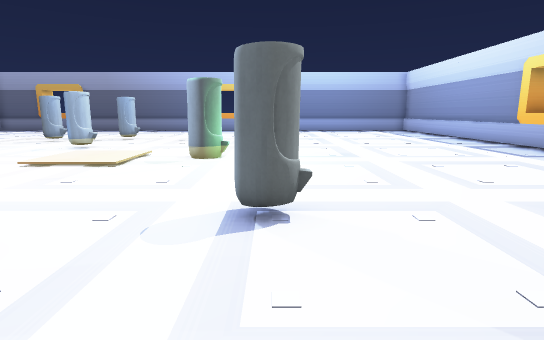
[1] (above)

17 first-person views from a walk through a level from a Godot 3-D game. The camera is 1.3 m above the floor, tilts 10° down and sees 80° across. The floor is counted in squares, 1 m on a side. Each view is taken from the middle of a square. On the plan, view 1 faces up. The plan holds only what a view shows up to about 14 squares ahead; the rest is blank. Characters and animated objects are left out.

[2]
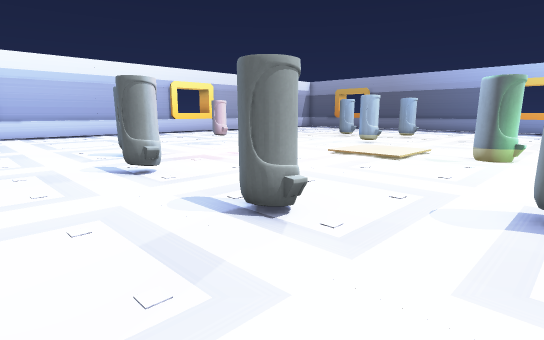

[3]
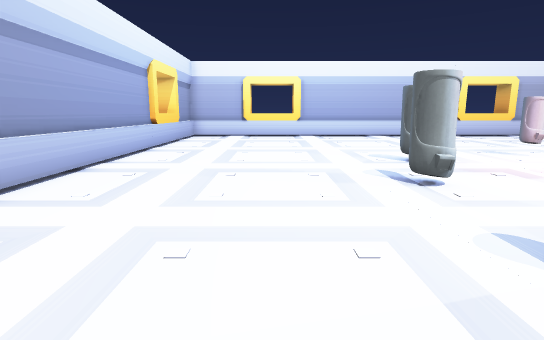

[4]
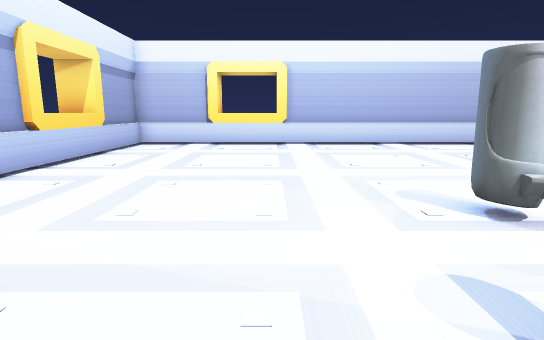

[5]
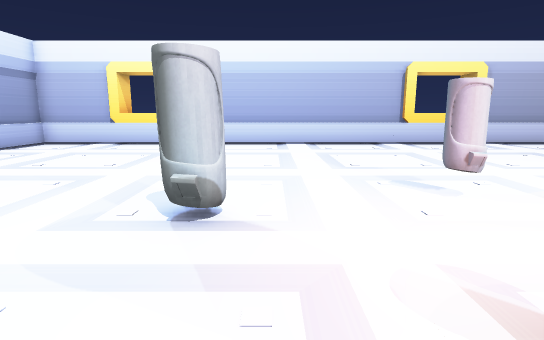

[6]
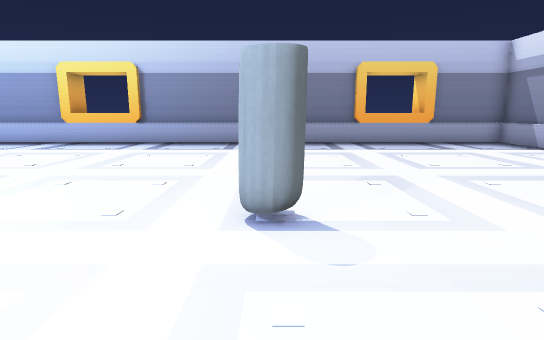

[7]
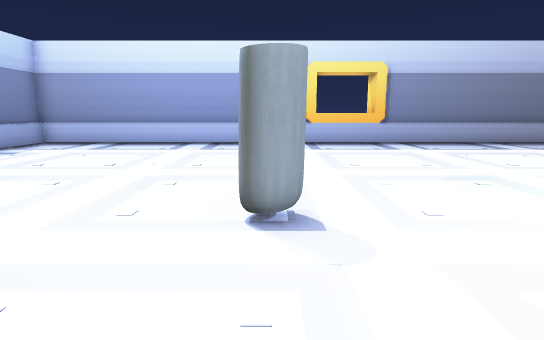

[8]
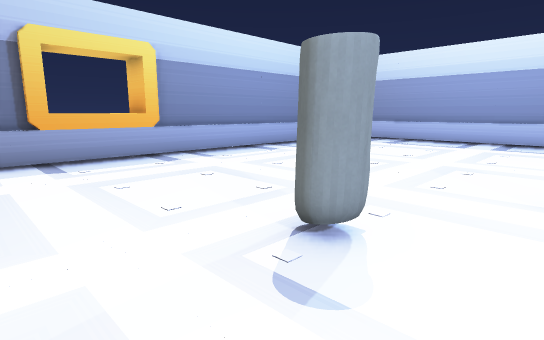

[9]
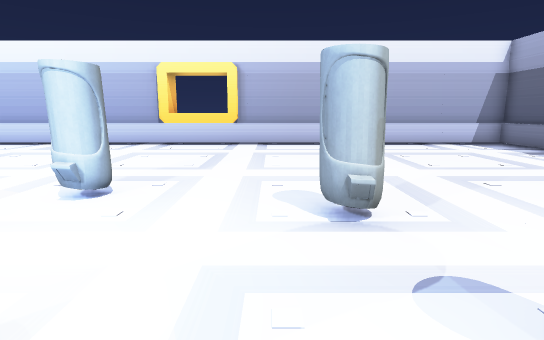

[10]
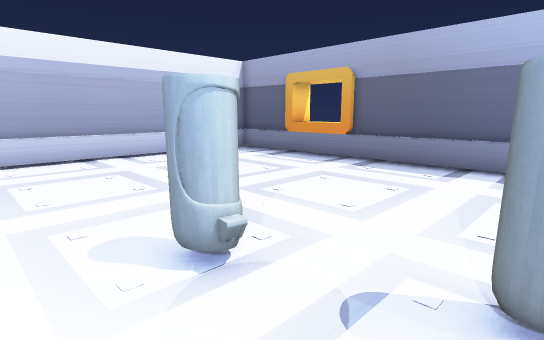

[11]
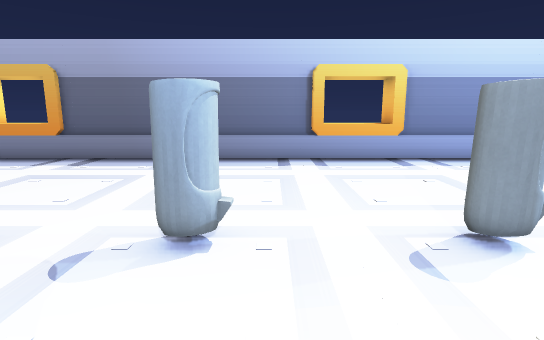

[12]
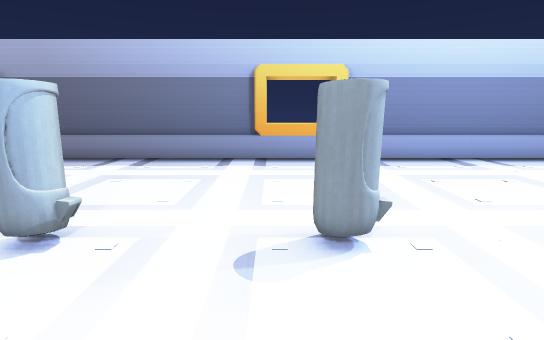

[13]
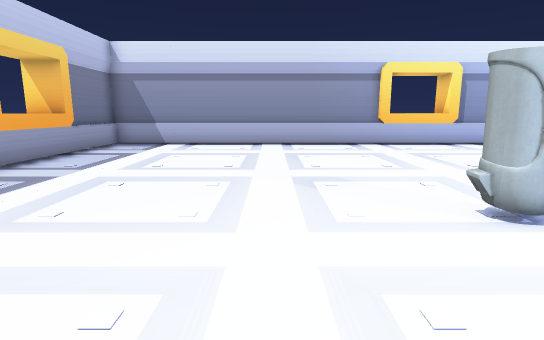

[14]
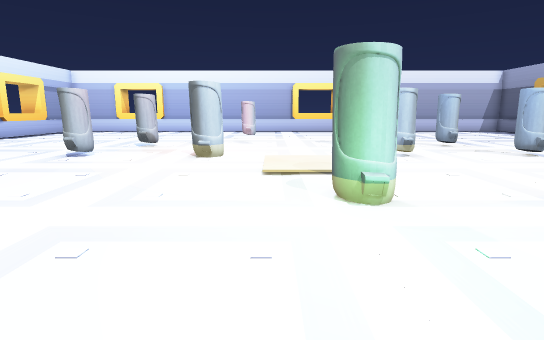

[15]
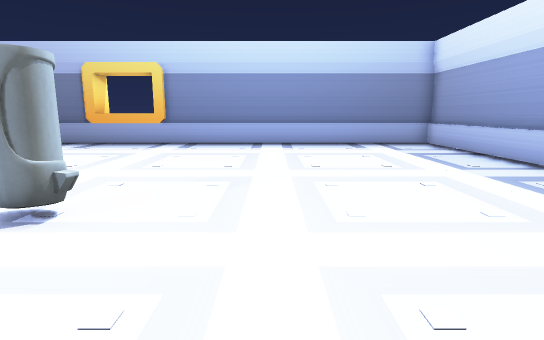

[16]
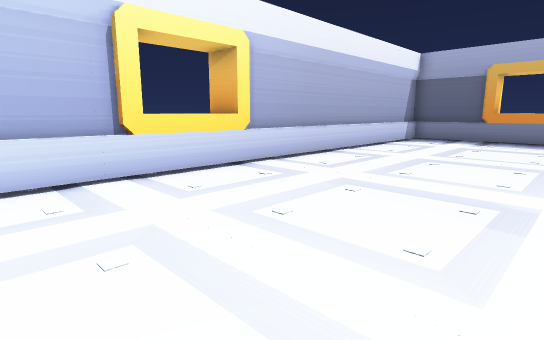

[17]
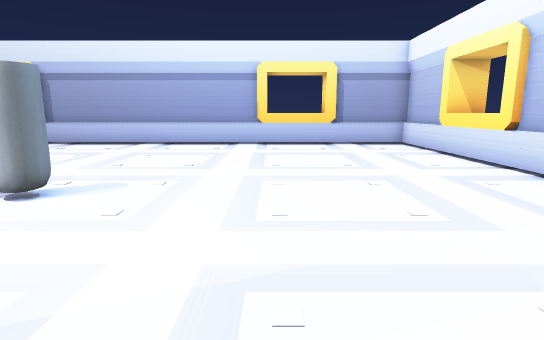

### Floor plan
Key: @ floor where view 1 was taken; # wall or solid block; . main floor; : floor 0.5 m higher than the main floor; / step, stairs or slope; ^ raised ledge; O other object.
Columns run from 21 left of view 1 to 11 right of it. Each row starts with its distance up from view 1.
 25      #             #
 24  ####^^^#########^^^############
 23  #.............................#
 22  #.............................#
 21  #.............................#
 20  #.............................#
 19  #.............................#
 18  #.............................#
 17  #.............................#
 16  #............#...#............#
 15  #.........#...................#
 14  #............////...#.........#
 13  #.........../:::::/...........#
 12 #^........../:#:::::/..........^
 11  ^........#/:::::::::..........^
 10  ^........./:::  ::::..........^
  9  #........./:::  ::#:/.........#
  8  #........./:::::::::..........#
  7  #........O/::::::::/..........#
  6  #........../:#:::::/..........#
  5  #.........../:::::/...........#
  4  #.............///...#.........#
  3  #.........#...................#
  2  #............#...#............#
  1  #.............................#
  0  ^...................@.........^
 -1  ^.............................^
 -2 #^.............................^#
 -3  #.............................#
 -4  #.............................#
 -5  #.............................#
 -6  ####^^^#########^^^############
 -7      #

Where each view was taken, in squares from view 1:
view 1: 0 up, 0 right, facing up
view 2: 1 down, 0 right, facing up-left
view 3: 1 down, 1 left, facing left
view 4: 0 up, 6 left, facing left
view 5: 4 up, 6 left, facing left
view 6: 4 up, 4 left, facing right
view 7: 14 up, 4 left, facing right
view 8: 14 up, 6 left, facing up-right
view 9: 14 up, 6 left, facing left
view 10: 13 up, 7 left, facing up-left
view 11: 12 up, 6 left, facing up
view 12: 12 up, 4 left, facing up
view 13: 8 up, 3 right, facing down
view 14: 8 up, 3 right, facing left
view 15: 10 up, 3 right, facing up
view 16: 7 up, 13 left, facing up-left
view 17: 8 up, 14 left, facing down
